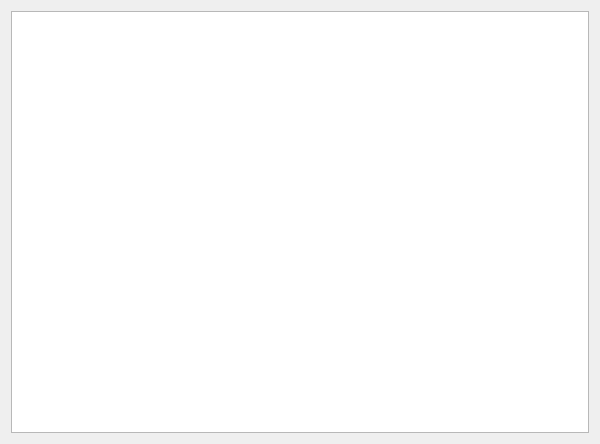
<?xml version="1.0" encoding="UTF-8"?>
<ui version="4.0">
 <class>Form</class>
 <widget class="QWidget" name="Form">
  <property name="geometry">
   <rect>
    <x>0</x>
    <y>0</y>
    <width>600</width>
    <height>444</height>
   </rect>
  </property>
  <property name="windowTitle">
   <string>时刻表</string>
  </property>
  <layout class="QHBoxLayout" name="horizontalLayout">
   <item>
    <widget class="QTableView" name="tableView"/>
   </item>
  </layout>
 </widget>
 <resources/>
 <connections/>
</ui>
